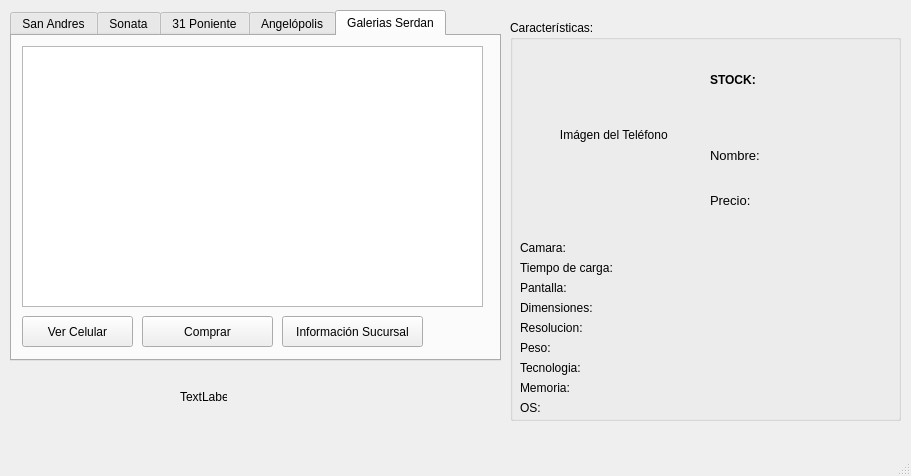
<?xml version="1.0" encoding="UTF-8"?>
<ui version="4.0">
 <class>AdminWindow</class>
 <widget class="QMainWindow" name="AdminWindow">
  <property name="geometry">
   <rect>
    <x>0</x>
    <y>0</y>
    <width>911</width>
    <height>476</height>
   </rect>
  </property>
  <property name="windowTitle">
   <string>MainWindow</string>
  </property>
  <widget class="QWidget" name="centralwidget">
   <widget class="QTabWidget" name="tab_sucursales">
    <property name="geometry">
     <rect>
      <x>10</x>
      <y>10</y>
      <width>491</width>
      <height>351</height>
     </rect>
    </property>
    <property name="currentIndex">
     <number>4</number>
    </property>
    <widget class="QWidget" name="tab">
     <attribute name="title">
      <string>San Andres</string>
     </attribute>
     <widget class="QListWidget" name="list_SanAndres">
      <property name="geometry">
       <rect>
        <x>10</x>
        <y>10</y>
        <width>461</width>
        <height>261</height>
       </rect>
      </property>
     </widget>
     <widget class="QPushButton" name="boton_infoSanAndres">
      <property name="geometry">
       <rect>
        <x>270</x>
        <y>280</y>
        <width>141</width>
        <height>31</height>
       </rect>
      </property>
      <property name="text">
       <string>Información Sucursal</string>
      </property>
     </widget>
     <widget class="QPushButton" name="boton_carritoSanAndres">
      <property name="geometry">
       <rect>
        <x>130</x>
        <y>280</y>
        <width>131</width>
        <height>31</height>
       </rect>
      </property>
      <property name="text">
       <string>Comprar</string>
      </property>
     </widget>
     <widget class="QPushButton" name="boton_celSanAndres">
      <property name="geometry">
       <rect>
        <x>10</x>
        <y>280</y>
        <width>111</width>
        <height>31</height>
       </rect>
      </property>
      <property name="text">
       <string>Ver Celular</string>
      </property>
     </widget>
    </widget>
    <widget class="QWidget" name="tab_2">
     <attribute name="title">
      <string>Sonata</string>
     </attribute>
     <widget class="QListWidget" name="list_sonata">
      <property name="geometry">
       <rect>
        <x>10</x>
        <y>10</y>
        <width>461</width>
        <height>261</height>
       </rect>
      </property>
     </widget>
     <widget class="QPushButton" name="boton_infoSonata">
      <property name="geometry">
       <rect>
        <x>270</x>
        <y>280</y>
        <width>141</width>
        <height>31</height>
       </rect>
      </property>
      <property name="text">
       <string>Información Sucursal</string>
      </property>
     </widget>
     <widget class="QPushButton" name="boton_carritoSonata">
      <property name="geometry">
       <rect>
        <x>130</x>
        <y>280</y>
        <width>131</width>
        <height>31</height>
       </rect>
      </property>
      <property name="text">
       <string>Comprar</string>
      </property>
     </widget>
     <widget class="QPushButton" name="boton_celSonata">
      <property name="geometry">
       <rect>
        <x>10</x>
        <y>280</y>
        <width>111</width>
        <height>31</height>
       </rect>
      </property>
      <property name="text">
       <string>Ver Celular</string>
      </property>
     </widget>
    </widget>
    <widget class="QWidget" name="tab_3">
     <attribute name="title">
      <string>31 Poniente</string>
     </attribute>
     <widget class="QListWidget" name="list_poniente">
      <property name="geometry">
       <rect>
        <x>10</x>
        <y>10</y>
        <width>461</width>
        <height>261</height>
       </rect>
      </property>
     </widget>
     <widget class="QPushButton" name="boton_carritoPoniente">
      <property name="geometry">
       <rect>
        <x>130</x>
        <y>280</y>
        <width>131</width>
        <height>31</height>
       </rect>
      </property>
      <property name="text">
       <string>Comprar</string>
      </property>
     </widget>
     <widget class="QPushButton" name="boton_infoPoniente">
      <property name="geometry">
       <rect>
        <x>270</x>
        <y>280</y>
        <width>141</width>
        <height>31</height>
       </rect>
      </property>
      <property name="text">
       <string>Información Sucursal</string>
      </property>
     </widget>
     <widget class="QPushButton" name="boton_celPoniente">
      <property name="geometry">
       <rect>
        <x>10</x>
        <y>280</y>
        <width>111</width>
        <height>31</height>
       </rect>
      </property>
      <property name="text">
       <string>Ver Celular</string>
      </property>
     </widget>
    </widget>
    <widget class="QWidget" name="tab_4">
     <attribute name="title">
      <string>Angelópolis</string>
     </attribute>
     <widget class="QListWidget" name="list_ange">
      <property name="geometry">
       <rect>
        <x>10</x>
        <y>10</y>
        <width>461</width>
        <height>261</height>
       </rect>
      </property>
     </widget>
     <widget class="QPushButton" name="boton_infoAnge">
      <property name="geometry">
       <rect>
        <x>270</x>
        <y>280</y>
        <width>141</width>
        <height>31</height>
       </rect>
      </property>
      <property name="text">
       <string>Información Sucursal</string>
      </property>
     </widget>
     <widget class="QPushButton" name="boton_carritoAnge">
      <property name="geometry">
       <rect>
        <x>130</x>
        <y>280</y>
        <width>131</width>
        <height>31</height>
       </rect>
      </property>
      <property name="text">
       <string>Comprar</string>
      </property>
     </widget>
     <widget class="QPushButton" name="boton_celAnge">
      <property name="geometry">
       <rect>
        <x>10</x>
        <y>280</y>
        <width>111</width>
        <height>31</height>
       </rect>
      </property>
      <property name="text">
       <string>Ver Celular</string>
      </property>
     </widget>
    </widget>
    <widget class="QWidget" name="tab_5">
     <attribute name="title">
      <string>Galerias Serdan</string>
     </attribute>
     <widget class="QListWidget" name="list_Serdan">
      <property name="geometry">
       <rect>
        <x>10</x>
        <y>10</y>
        <width>461</width>
        <height>261</height>
       </rect>
      </property>
     </widget>
     <widget class="QPushButton" name="boton_infoSerdan">
      <property name="geometry">
       <rect>
        <x>270</x>
        <y>280</y>
        <width>141</width>
        <height>31</height>
       </rect>
      </property>
      <property name="text">
       <string>Información Sucursal</string>
      </property>
     </widget>
     <widget class="QPushButton" name="boton_carritoSerdan">
      <property name="geometry">
       <rect>
        <x>130</x>
        <y>280</y>
        <width>131</width>
        <height>31</height>
       </rect>
      </property>
      <property name="text">
       <string>Comprar</string>
      </property>
     </widget>
     <widget class="QPushButton" name="boton_celSerdan">
      <property name="geometry">
       <rect>
        <x>10</x>
        <y>280</y>
        <width>111</width>
        <height>31</height>
       </rect>
      </property>
      <property name="text">
       <string>Ver Celular</string>
      </property>
     </widget>
    </widget>
   </widget>
   <widget class="QGroupBox" name="groupBox">
    <property name="geometry">
     <rect>
      <x>510</x>
      <y>20</y>
      <width>391</width>
      <height>401</height>
     </rect>
    </property>
    <property name="title">
     <string>Características:</string>
    </property>
    <widget class="QLabel" name="label_pic">
     <property name="geometry">
      <rect>
       <x>30</x>
       <y>30</y>
       <width>151</width>
       <height>171</height>
      </rect>
     </property>
     <property name="text">
      <string>&lt;p style=&quot;text-align:center;&quot;&gt;Imágen del Teléfono &lt;/p&gt;</string>
     </property>
    </widget>
    <widget class="QLabel" name="label_stock">
     <property name="geometry">
      <rect>
       <x>200</x>
       <y>40</y>
       <width>151</width>
       <height>41</height>
      </rect>
     </property>
     <property name="text">
      <string>&lt;b&gt;STOCK:&lt;/b&gt;</string>
     </property>
    </widget>
    <widget class="QLabel" name="label_nombre">
     <property name="geometry">
      <rect>
       <x>200</x>
       <y>120</y>
       <width>181</width>
       <height>31</height>
      </rect>
     </property>
     <property name="font">
      <font>
       <pointsize>10</pointsize>
      </font>
     </property>
     <property name="text">
      <string>Nombre:</string>
     </property>
    </widget>
    <widget class="QLabel" name="label_cam">
     <property name="geometry">
      <rect>
       <x>10</x>
       <y>220</y>
       <width>371</width>
       <height>16</height>
      </rect>
     </property>
     <property name="text">
      <string>Camara:</string>
     </property>
    </widget>
    <widget class="QLabel" name="label_carga">
     <property name="geometry">
      <rect>
       <x>10</x>
       <y>240</y>
       <width>371</width>
       <height>16</height>
      </rect>
     </property>
     <property name="text">
      <string>Tiempo de carga:</string>
     </property>
    </widget>
    <widget class="QLabel" name="label_pantalla">
     <property name="geometry">
      <rect>
       <x>10</x>
       <y>260</y>
       <width>371</width>
       <height>16</height>
      </rect>
     </property>
     <property name="text">
      <string>Pantalla:</string>
     </property>
    </widget>
    <widget class="QLabel" name="label_dimensiones">
     <property name="geometry">
      <rect>
       <x>10</x>
       <y>280</y>
       <width>371</width>
       <height>16</height>
      </rect>
     </property>
     <property name="text">
      <string>Dimensiones:</string>
     </property>
    </widget>
    <widget class="QLabel" name="label_resolucion">
     <property name="geometry">
      <rect>
       <x>10</x>
       <y>300</y>
       <width>371</width>
       <height>16</height>
      </rect>
     </property>
     <property name="text">
      <string>Resolucion:</string>
     </property>
    </widget>
    <widget class="QLabel" name="label_peso">
     <property name="geometry">
      <rect>
       <x>10</x>
       <y>320</y>
       <width>371</width>
       <height>16</height>
      </rect>
     </property>
     <property name="text">
      <string>Peso:</string>
     </property>
    </widget>
    <widget class="QLabel" name="label_tec">
     <property name="geometry">
      <rect>
       <x>10</x>
       <y>340</y>
       <width>371</width>
       <height>16</height>
      </rect>
     </property>
     <property name="text">
      <string>Tecnologia:</string>
     </property>
    </widget>
    <widget class="QLabel" name="label_memoria">
     <property name="geometry">
      <rect>
       <x>10</x>
       <y>360</y>
       <width>371</width>
       <height>16</height>
      </rect>
     </property>
     <property name="text">
      <string>Memoria:</string>
     </property>
    </widget>
    <widget class="QLabel" name="label_os">
     <property name="geometry">
      <rect>
       <x>10</x>
       <y>380</y>
       <width>371</width>
       <height>16</height>
      </rect>
     </property>
     <property name="text">
      <string>OS:</string>
     </property>
    </widget>
    <widget class="QLabel" name="label_precio">
     <property name="geometry">
      <rect>
       <x>200</x>
       <y>170</y>
       <width>181</width>
       <height>21</height>
      </rect>
     </property>
     <property name="font">
      <font>
       <pointsize>10</pointsize>
      </font>
     </property>
     <property name="text">
      <string>Precio:</string>
     </property>
    </widget>
   </widget>
   <widget class="QLabel" name="stateLabel">
    <property name="geometry">
     <rect>
      <x>180</x>
      <y>390</y>
      <width>47</width>
      <height>13</height>
     </rect>
    </property>
    <property name="text">
     <string>TextLabel</string>
    </property>
   </widget>
  </widget>
  <widget class="QMenuBar" name="menubar">
   <property name="geometry">
    <rect>
     <x>0</x>
     <y>0</y>
     <width>911</width>
     <height>21</height>
    </rect>
   </property>
  </widget>
  <widget class="QStatusBar" name="statusbar"/>
 </widget>
 <resources/>
 <connections/>
</ui>
